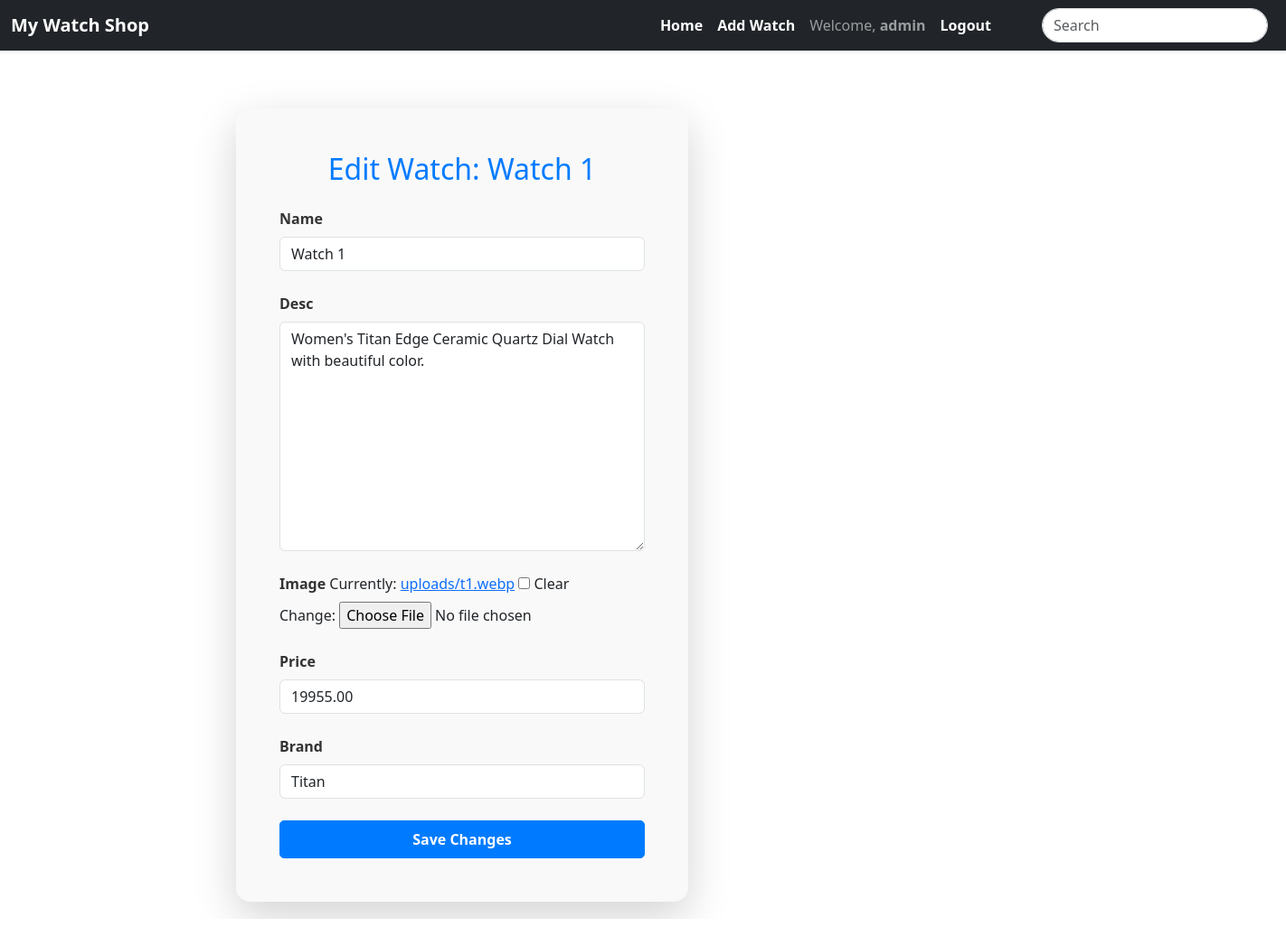
Page /edit/2 (signed in) on the committed database.
### home/models.py (models this page shows, shortened)
class Watches(models.Model):
    name = models.CharField(max_length=30)
    desc = models.TextField()
    image = models.ImageField(upload_to='uploads/', null=True, blank=True)
    price = models.DecimalField(max_digits=10, decimal_places=2)
    brand=models.CharField(max_length=50)
    upload_date = models.DateTimeField(auto_now_add=True)
    update_date = models.DateTimeField(auto_now=True)

### home/views.py (the view)
# urls.py: path('edit/<int:pk>', views.edit , name='edit'),
@login_required
def edit(request, pk):
    selected_watch = get_object_or_404(Watches, pk=pk)
    if request.method == 'POST':
        form = WatchForm(request.POST,request.FILES,instance=selected_watch)
        if form.is_valid():
            form.save()
            return redirect('/')  # Redirect to the home page
    else:
        form = WatchForm(instance=selected_watch)
    context = {'form': form, 'watch': selected_watch}
    return render(request, 'edit.html', context)

### home/forms.py
class WatchForm(forms.ModelForm):
    class Meta:
        model = Watches
        fields = '__all__'
        widgets = {
            'name': forms.TextInput(attrs={'class': 'form-control'}),
            'brand': forms.TextInput(attrs={'class': 'form-control'}),
            'desc': forms.Textarea(attrs={'class': 'form-control'}),
            'price': forms.NumberInput(attrs={'class': 'form-control'}),
            }

### home/templates/edit.html (shortened to what this page needs)
{% extends 'base.html' %}
{% block content %}
<div class="container mt-5 mb-5">
    <div class="row vw-100">
        <div class="col-12 col-md-8 col-lg-6">
            <div class="form-container p-5 shadow-lg rounded-4" style="background-color: #f9f9f9;">
                <h2 class="text-center mb-4" style="color: #007bff;">Edit Watch: {{ watch.name }}</h2>
                <form method="post" enctype="multipart/form-data">
                    {% for field in form %}
                        <div class="mb-4">
                            <label for="{{ field.id_for_label }}" class="form-label" style="font-weight: bold; color: #333;">{{ field.label }}</label>
                            {{ field }}
                        </div>
                    {% endfor %}
                    <button type="submit" class="btn btn-primary w-100 py-2" style="font-weight: bold; border-radius: 5px; background-color: #007bff; border-color: #007bff;">
                        Save Changes
                    </button>
                </form>
            </div>
        </div>
    </div>
</div>
{% endblock %}

### home/templates/navbar.html (shortened to what this page needs)
{% load static %}
<nav class="navbar navbar-expand-lg navbar-dark bg-dark shadow-sm">
  <div class="container-fluid">
    <a class="navbar-brand fw-bold text-white" href="/">
      My Watch Shop
    </a>
    <div class="collapse navbar-collapse" id="navbarSupportedContent">
      <ul class="navbar-nav ms-auto mb-2 mb-lg-0">
        <li class="nav-item">
          <a class="nav-link fw-bold text-white" href="/">Home</a>
        </li>
        <li class="nav-item">
          <a class="nav-link fw-bold text-white" href="/addproduct">Add Watch</a>
        </li>
        {% if user.is_authenticated %}
          <li class="nav-item text-white">
            <p class="nav-link m-0">Welcome, <strong>{{ user.username }}</strong></p>
          </li>
          <li class="nav-item">
            <a class="nav-link fw-bold text-white" href="{% url 'logout' %}">Logout</a>
          </li>
        {% else %}
          <li class="nav-item">
            <a class="nav-link fw-bold text-white" href="/login">Login</a>
          </li>
        {% endif %}
      </ul>
      <div class="d-flex">
        <input class="form-control ms-sm-0 ms-lg-5 me-2 rounded-pill" id="search-bar" type="search" placeholder="Search" aria-label="Search" style="max-width: 250px;">
      </div>
    </div>
  </div>
</nav>

### home/static/css/style.css (style rules this page uses)
.form-container { max-width: 500px; width: 100%; background-color: #f9f9f9; padding: 2rem; border-radius:18px; box-shadow: 0 4px 8px rgba(0, 0, 0, 0.1); }

### rows in the picture
Watches: name "Watch 1", form "Watch 1" "Women's Titan Edge Ceramic Quartz Dial Watch with beautiful color." "19955.00" "Titan"

### other values in the picture
{{ user.username }} "admin"
{{ field.label }} "Name" "Desc" "Image" "Price" "Brand"
